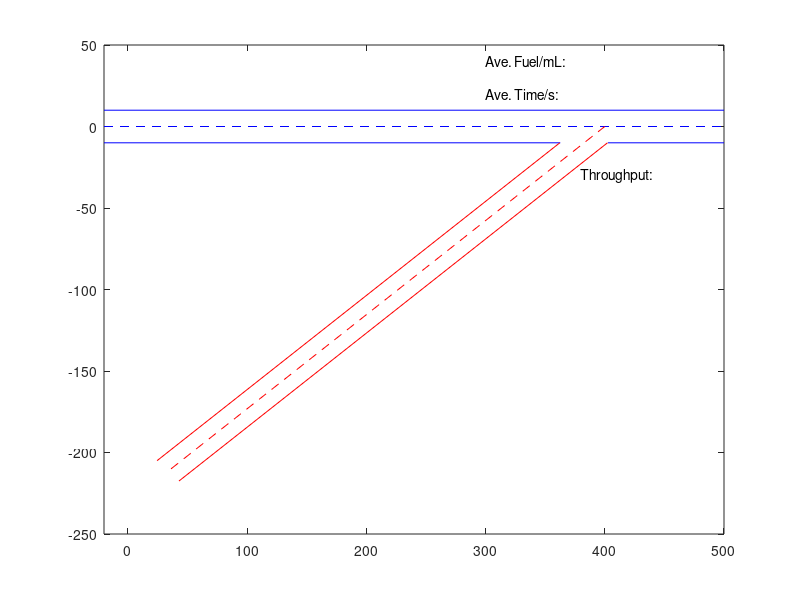

Here is the MATLAB script that generated this plot:
function pen = plotBGIMAGE()

plot([-20,500],[10,10],'b',[-20,500],[0,0],'b--',...
    [-20,362.68],[-10,-10],'b',[402.68,500],[-10,-10],'b',...
    [24.53,362.28],[-205,-10],'r',[36.27,400],[-210,0],'r--',...
    [42.88,402.28],[-217.5,-10],'r');
hold on;
t = -50;
y=zeros(100,1);

p = plot(t,y,'o','MarkerSize',10);
p_color = zeros(1, 100); % check if a CAV has determined its color
axis([-20 500 -250 50]);
hold on


text(300, 40, 'Ave. Fuel/mL:');
fuel_legend = text(410, 40, '');
text(300, 20, 'Ave. Time/s:');
time_legend = text(410, 20, '');
text(380, -30, 'Throughput:');
through_legend = text(480, -30, '');

pen.p = p; 
pen.p_color = p_color; 
pen.fuel = fuel_legend; 
pen.time = time_legend;
pen.through = through_legend;

end